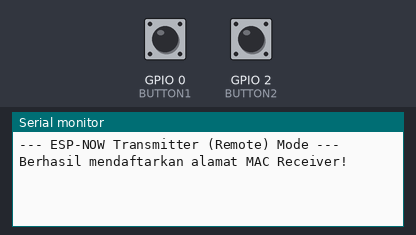
Bench run of a sketch on a simulated ESP8266 (Wemos D1 mini). Parts: the last lines printed to the serial monitor. Inputs (shaded band) come from the test bench; at power-on: GPIO 0 (BUTTON1) HIGH, GPIO 2 (BUTTON2) HIGH.

Above: at 1.2 s.
1.3 s: GPIO 0 (BUTTON1) pulled LOW for 0.15 s
At 2.4 s:
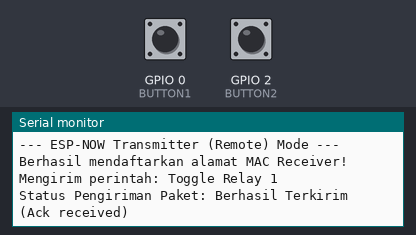
2.9 s: GPIO 2 (BUTTON2) pulled LOW for 0.15 s
At 3.5 s:
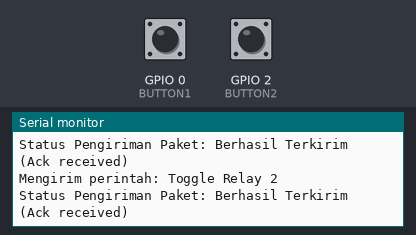

Measured:
- after the input at 1.3 s, the serial monitor: prints a new line at once (image 1)
- after the input at 2.9 s, the serial monitor: prints a new line at once (image 2)

The sketch:

ESP-NOW-Transmitter.ino
```cpp
// IoT Relay Module ESP-NOW Transmitter (Remote Control) ESP8266
// Dibuat oleh Duwi Arsana - Anak Agung Duwi Arsana
// Website: https://duwiarsana.com
// YouTube: https://youtube.com/@AnakAgungDuwiArsana

#include <ESP8266WiFi.h>
#include <espnow.h>

// MAC Address dari ESP8266 Receiver (Dapatkan dari serial monitor modul receiver Anda)
// GANTI DENGAN MAC ADDRESS RECEIVER ANDA!
uint8_t receiverAddress[] = {0xFF, 0xFF, 0xFF, 0xFF, 0xFF, 0xFF};

// Definisi PIN tombol untuk kontrol nirkabel
#define BUTTON1 0  // D3 (GPIO 0) pada Wemos D1 Mini - Kontrol Relay 1
#define BUTTON2 2  // D4 (GPIO 2) pada Wemos D1 Mini - Kontrol Relay 2

// Struktur data pesan (Harus sama persis dengan yang ada di Receiver)
typedef struct struct_message {
    int relayNum; // 1 atau 2
    int command;  // 0 = OFF, 1 = ON, 2 = TOGGLE
} struct_message;

struct_message myData;

// Variabel penanganan debouncing tombol
unsigned long lastDebounceTime1 = 0;
unsigned long lastDebounceTime2 = 0;
const unsigned long debounceDelay = 250; // Jeda debouncing dalam milidetik

// Callback saat data terkirim
void OnDataSent(uint8_t *mac_addr, uint8_t sendStatus) {
  Serial.print("Status Pengiriman Paket: ");
  if (sendStatus == 0){
    Serial.println("Berhasil Terkirim (Ack received)");
  }
  else{
    Serial.println("Gagal Terkirim (No ack)");
  }
}

void setup() {
  Serial.begin(115200);
  delay(10);
  Serial.println("\n--- ESP-NOW Transmitter (Remote) Mode ---");

  // Inisialisasi tombol sebagai input dengan internal pull-up
  pinMode(BUTTON1, INPUT_PULLUP);
  pinMode(BUTTON2, INPUT_PULLUP);

  // Set WiFi ke Station Mode
  WiFi.mode(WIFI_STA);
  WiFi.disconnect();

  // Inisialisasi ESP-NOW
  if (esp_now_init() != 0) {
    Serial.println("Gagal menginisialisasi ESP-NOW!");
    return;
  }

  // Set role sebagai pemancar
  esp_now_set_self_role(ESP_NOW_ROLE_CONTROLLER);

  // Registrasi callback status pengiriman data
  esp_now_register_send_cb(OnDataSent);

  // Daftarkan peer (Receiver)
  int addStatus = esp_now_add_peer(receiverAddress, ESP_NOW_ROLE_SLAVE, 1, NULL, 0);
  if (addStatus == 0) {
    Serial.println("Berhasil mendaftarkan alamat MAC Receiver!");
  } else {
    Serial.println("Gagal mendaftarkan alamat MAC Receiver!");
  }
}

void loop() {
  // Cek tombol 1 (Relay 1 Toggle)
  if (digitalRead(BUTTON1) == LOW) {
    if (millis() - lastDebounceTime1 > debounceDelay) {
      lastDebounceTime1 = millis();

      myData.relayNum = 1;
      myData.command = 2; // Perintah: TOGGLE

      Serial.println("Mengirim perintah: Toggle Relay 1");
      esp_now_send(receiverAddress, (uint8_t *) &myData, sizeof(myData));
    }
  }

  // Cek tombol 2 (Relay 2 Toggle)
  if (digitalRead(BUTTON2) == LOW) {
    if (millis() - lastDebounceTime2 > debounceDelay) {
      lastDebounceTime2 = millis();

      myData.relayNum = 2;
      myData.command = 2; // Perintah: TOGGLE

      Serial.println("Mengirim perintah: Toggle Relay 2");
      esp_now_send(receiverAddress, (uint8_t *) &myData, sizeof(myData));
    }
  }

  delay(10); // Istirahat kecil untuk stabilitas CPU ESP8266
}
```
